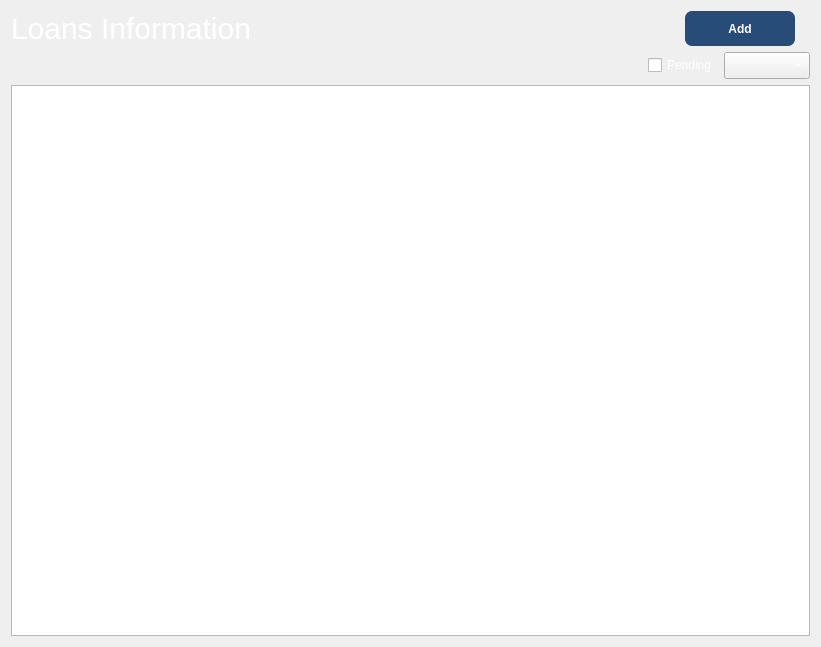
<?xml version="1.0" encoding="UTF-8"?>
<ui version="4.0">
 <class>LoanWidget</class>
 <widget class="QWidget" name="LoanWidget">
  <property name="geometry">
   <rect>
    <x>0</x>
    <y>0</y>
    <width>821</width>
    <height>647</height>
   </rect>
  </property>
  <property name="windowTitle">
   <string>Form</string>
  </property>
  <layout class="QHBoxLayout" name="horizontalLayout">
   <item>
    <layout class="QVBoxLayout" name="mainLayout" stretch="2,8">
     <item>
      <layout class="QVBoxLayout" name="titleLayout">
       <item>
        <layout class="QHBoxLayout" name="titleBar">
         <item>
          <widget class="QLabel" name="label">
           <property name="styleSheet">
            <string notr="true">font-size: 30px;
color: white;</string>
           </property>
           <property name="text">
            <string>Loans Information</string>
           </property>
          </widget>
         </item>
         <item>
          <spacer name="horizontalSpacer_3">
           <property name="orientation">
            <enum>Qt::Horizontal</enum>
           </property>
           <property name="sizeHint" stdset="0">
            <size>
             <width>40</width>
             <height>20</height>
            </size>
           </property>
          </spacer>
         </item>
         <item>
          <widget class="QPushButton" name="addButton">
           <property name="styleSheet">
            <string notr="true">QPushButton{
background-color: #274c77;
color:#FFFAFB;
font:bold;
padding: 5px;
border-radius:7px;
width: 100px;
margin-right:15px;
height: 25px;
}

QPushButton:hover {
  background-color: #4cc9f0;
  color:black;
font:bold;
padding: 5px;
border-radius:7px;
}

QPushButton:clicked{
 background-color: rgb(255, 233, 67);
  color:black;
font:bold;
padding: 3px;
border-radius:10px;

}</string>
           </property>
           <property name="text">
            <string>Add</string>
           </property>
          </widget>
         </item>
        </layout>
       </item>
       <item>
        <layout class="QHBoxLayout" name="filterBar">
         <item>
          <spacer name="horizontalSpacer">
           <property name="orientation">
            <enum>Qt::Horizontal</enum>
           </property>
           <property name="sizeHint" stdset="0">
            <size>
             <width>40</width>
             <height>20</height>
            </size>
           </property>
          </spacer>
         </item>
         <item>
          <widget class="QCheckBox" name="pendingCheckbox">
           <property name="styleSheet">
            <string notr="true">color:white
</string>
           </property>
           <property name="text">
            <string>Pending</string>
           </property>
          </widget>
         </item>
         <item>
          <widget class="QComboBox" name="orgField">
           <property name="styleSheet">
            <string notr="true">color: white;
font-size: 16px
</string>
           </property>
          </widget>
         </item>
        </layout>
       </item>
      </layout>
     </item>
     <item>
      <layout class="QHBoxLayout" name="tableLayout">
       <item>
        <widget class="QTableView" name="tableView"/>
       </item>
      </layout>
     </item>
    </layout>
   </item>
  </layout>
 </widget>
 <resources/>
 <connections/>
</ui>
